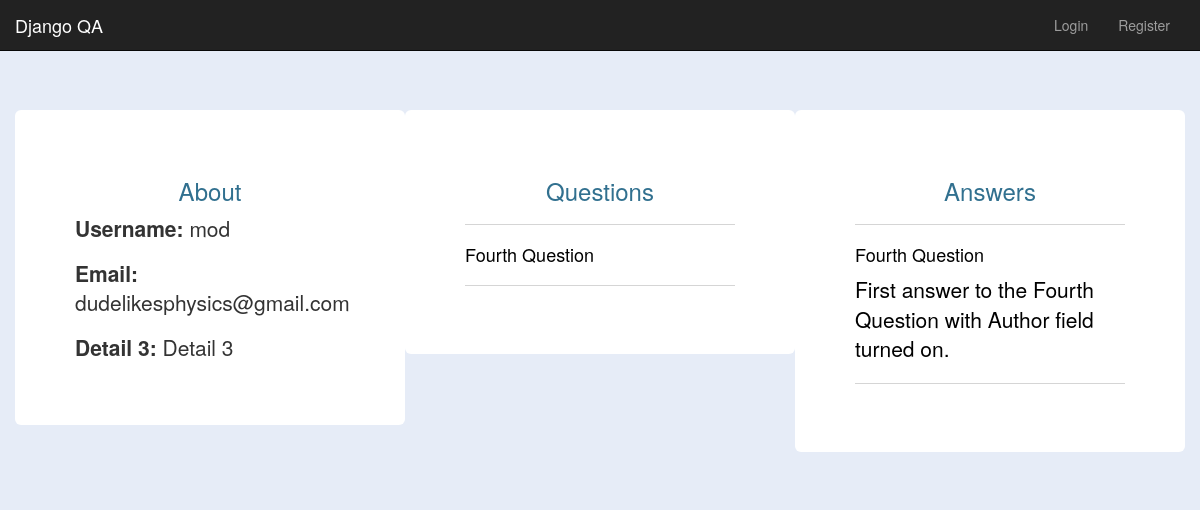
/user/mod/, run on an earlier commit of the app's database.
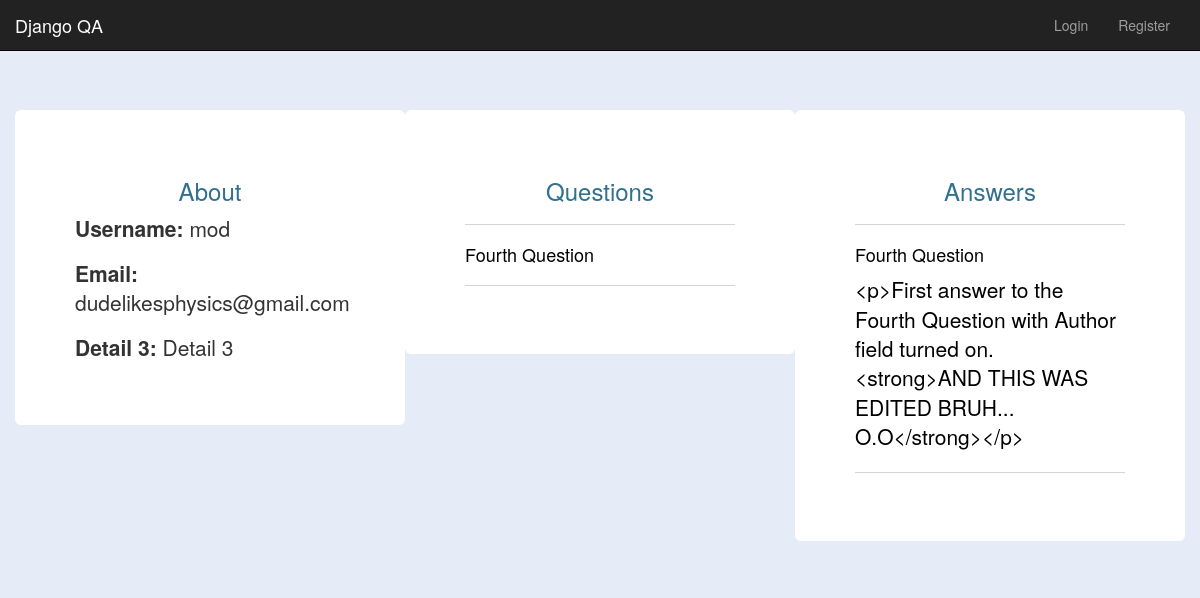
And on a later commit of the database.
### threads/models.py (models this page shows, shortened)
class answer(models.Model):
    question = models.ForeignKey(question)
    description = models.TextField()
    answer_author = models.CharField("Author", max_length=100, default="anon")
    created_time = models.DateTimeField(default=timezone.now)
    edited_time = models.DateTimeField(default=timezone.now, editable=True)
    edited = models.BooleanField(default=False)

### ask/models.py (models this page shows, shortened)
class question(models.Model):
    title = models.CharField(max_length=100)
    description = models.TextField()
    answers = models.IntegerField(default=0)
    author = models.CharField(max_length=100, default="anonymous")
    created_time = models.DateTimeField(default=timezone.now)

### user/views.py (the view)
# urls.py: url(r'^(?P<usr>[a-zA-Z_.]+)/$', views.UserPage, name="user"),
def UserPage(request, usr):
    if usr == "anon":
        return render(request, "user_templates/userpage.html")
    requested_user = get_object_or_404(User, username=usr)
    user_questions = question.objects.filter(author=usr)
    user_answers = answer.objects.filter(answer_author=usr)
    return render(request, "user_templates/userpage.html",
                  {"user_instance": requested_user,
                   "questions": user_questions,
                   "answers": user_answers,
                   })

### user/templates/user_templates/userpage.html
{% extends "base.html" %}
{% block body %}
{% load bleach_tags %}
<div class="container">
    <div class="row">
        <div class="col-md-4 jumbotron">
            <h3 class="text-center text-info">About</h3>
            <p class="lead"><strong>Username:</strong> {{ user_instance.username }}</p>
            <p class="lead"><strong>Email: </strong>{{ user_instance.email }}</p>
            <p class="lead"><strong>Detail 3:</strong> Detail 3</p>
        </div>
        <div class="col-md-4 jumbotron">
            <h3 class="text-center text-info">Questions</h3> {% if questions %} {% for q in questions %}
            <hr>
            <a href="{% url 'thread' q.id %}">
                <h4 class="question">{{ q.title }}</h4>
            </a>
            <hr> {% endfor %} {% else %}
            <p class="lead">No questions yet.</p>
            {% endif %}
        </div>
        <div class="col-md-4 jumbotron">
            <h3 class="text-center text-info">Answers</h3> {% if answers %} {% for a in answers %}
            <hr>
            <a href="{% url 'thread' a.question.id %}">
                <h4 class="question">{{ a.question.title }}</h4>
                <p class="lead">{{ a.description|bleach }}</p>
            </a>
            <hr> {% endfor %} {% else %}
            <p class="lead">No answers yet.</p>
            {% endif %}
        </div>
    </div>
</div>
{% endblock %}

What changed in the data, as far as the page shows it:
changed answer "Fourth Question": description|bleach "First answer to the Fourth Question with Author field turned on." → "<p>First answer to the Fourth Question with Author field turned on. <strong>AND THIS WAS EDITED BRUH... O.O</strong></p>"
